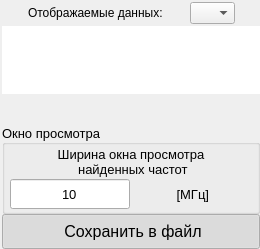
       <widget class="QWidget" name="widget_main" native="true">
        <property name="styleSheet">
         <string notr="true"/>
        </property>
        <layout class="QVBoxLayout" name="layout_main">
         <property name="spacing">
          <number>0</number>
         </property>
         <property name="leftMargin">
          <number>0</number>
         </property>
         <property name="topMargin">
          <number>0</number>
         </property>
         <property name="rightMargin">
          <number>0</number>
         </property>
         <property name="bottomMargin">
          <number>0</number>
         </property>
         <item>
          <widget class="QWidget" name="widget_main_body" native="true">
           <property name="styleSheet">
            <string notr="true"/>
           </property>
           <layout class="QHBoxLayout" name="layout__main_body" stretch="1,0">
            <property name="spacing">
             <number>0</number>
            </property>
            <property name="leftMargin">
             <number>0</number>
            </property>
            <property name="topMargin">
             <number>0</number>
            </property>
            <property name="rightMargin">
             <number>0</number>
            </property>
            <property name="bottomMargin">
             <number>0</number>
            </property>
            <item>
             <widget class="QWidget" name="widget_plotting" native="true">
              <property name="styleSheet">
               <string notr="true">QWidget{
background-color: rgb(240, 240, 240);
color: rgb(0, 0, 0);
}</string>
              </property>
              <layout class="QVBoxLayout" name="layout_plotting">
               <property name="spacing">
                <number>0</number>
               </property>
               <property name="leftMargin">
                <number>0</number>
               </property>
               <property name="topMargin">
                <number>0</number>
               </property>
               <property name="rightMargin">
                <number>0</number>
               </property>
               <property name="bottomMargin">
                <number>0</number>
               </property>
               <item>
                <widget class="QWidget" name="widget_plot_1" native="true">
                 <layout class="QVBoxLayout" name="layout_plot_1">
                  <property name="spacing">
                   <number>0</number>
                  </property>
                  <property name="leftMargin">
                   <number>0</number>
                  </property>
                  <property name="topMargin">
                   <number>0</number>
                  </property>
                  <property name="rightMargin">
                   <number>0</number>
                  </property>
                  <property name="bottomMargin">
                   <number>0</number>
                  </property>
                 </layout>
                </widget>
               </item>
              </layout>
             </widget>
            </item>
            <item>
             <widget class="QWidget" name="widget_right" native="true">
              <property name="minimumSize">
               <size>
                <width>260</width>
                <height>0</height>
               </size>
              </property>
              <property name="styleSheet">
               <string notr="true"/>
              </property>
              <layout class="QHBoxLayout" name="layout_right">
               <property name="spacing">
                <number>0</number>
               </property>
               <property name="leftMargin">
                <number>0</number>
               </property>
               <property name="topMargin">
                <number>0</number>
               </property>
               <property name="rightMargin">
                <number>0</number>
               </property>
               <property name="bottomMargin">
                <number>0</number>
               </property>
               <item>
                <widget class="QWidget" name="widget_table" native="true">
                 <property name="styleSheet">
                  <string notr="true">/* Состояние - не выбран*/
QCheckBox::indicator:unchecked {
	/* Выбор картинки*/
	image: url(:/table_checkbox/resource/table_checkbox/var2_color/no_red_24dp.svg);
}

/* Состояние -  выбран*/
QCheckBox::indicator:checked {
	/* Выбор картинки*/
	image: url(:/table_checkbox/resource/table_checkbox/var2_color/yes_green_24dp.svg);
}
</string>
                 </property>
                 <layout class="QVBoxLayout" name="layout_table">
                  <property name="spacing">
                   <number>0</number>
                  </property>
                  <property name="leftMargin">
                   <number>2</number>
                  </property>
                  <property name="topMargin">
                   <number>0</number>
                  </property>
                  <property name="rightMargin">
                   <number>0</number>
                  </property>
                  <property name="bottomMargin">
                   <number>0</number>
                  </property>
                  <item>
                   <widget class="QWidget" name="widget_table_view_mode" native="true">
                    <layout class="QHBoxLayout" name="horizontalLayout">
                     <property name="spacing">
                      <number>0</number>
                     </property>
                     <property name="leftMargin">
                      <number>2</number>
                     </property>
                     <property name="topMargin">
                      <number>2</number>
                     </property>
                     <property name="rightMargin">
                      <number>0</number>
                     </property>
                     <property name="bottomMargin">
                      <number>2</number>
                     </property>
                     <item>
                      <widget class="QLabel" name="label_text_select_table_display">
                       <property name="sizePolicy">
                        <sizepolicy hsizetype="Maximum" vsizetype="Preferred">
                         <horstretch>0</horstretch>
                         <verstretch>0</verstretch>
                        </sizepolicy>
                       </property>
                       <property name="text">
                        <string>Отображаемые данных: </string>
                       </property>
                      </widget>
                     </item>
                     <item>
                      <widget class="QComboBox" name="comboBox_select_table_view">
                       <property name="maximumSize">
                        <size>
                         <width>45</width>
                         <height>16777215</height>
                        </size>
                       </property>
                       <property name="styleSheet">
                        <string notr="true">QWidget{
selection-background-color: rgb(191, 191, 191);

}</string>
                       </property>
                       <property name="currentText">
                        <string/>
                       </property>
                       <property name="insertPolicy">
                        <enum>QComboBox::InsertAtBottom</enum>
                       </property>
                       <property name="iconSize">
                        <size>
                         <width>20</width>
                         <height>20</height>
                        </size>
                       </property>
                       <item>
                        <property name="text">
                         <string/>
                        </property>
                        <property name="icon">
                         <iconset resource="res.qrc">
                          <normaloff>:/multi_check_box/resource/multi_check_box_svg/all_24dp.svg</normaloff>:/multi_check_box/resource/multi_check_box_svg/all_24dp.svg</iconset>
                        </property>
                       </item>
                       <item>
                        <property name="text">
                         <string/>
                        </property>
                        <property name="icon">
                         <iconset resource="res.qrc">
                          <normaloff>:/multi_check_box/resource/multi_check_box_svg/undefined_24dp.svg</normaloff>:/multi_check_box/resource/multi_check_box_svg/undefined_24dp.svg</iconset>
                        </property>
                       </item>
                       <item>
                        <property name="text">
                         <string/>
                        </property>
                        <property name="icon">
                         <iconset resource="res.qrc">
                          <normaloff>:/multi_check_box/resource/multi_check_box_svg/no_24dp.svg</normaloff>:/multi_check_box/resource/multi_check_box_svg/no_24dp.svg</iconset>
                        </property>
                       </item>
                       <item>
                        <property name="text">
                         <string/>
                        </property>
                        <property name="icon">
                         <iconset resource="res.qrc">
                          <normaloff>:/multi_check_box/resource/multi_check_box_svg/yes_green_24dp.svg</normaloff>:/multi_check_box/resource/multi_check_box_svg/yes_green_24dp.svg</iconset>
                        </property>
                       </item>
                       <item>
                        <property name="text">
                         <string/>
                        </property>
                        <property name="icon">
                         <iconset resource="res.qrc">
                          <normaloff>:/multi_check_box/resource/multi_check_box_svg/yes_blue_24dp.svg</normaloff>:/multi_check_box/resource/multi_check_box_svg/yes_blue_24dp.svg</iconset>
                        </property>
                       </item>
                      </widget>
                     </item>
                    </layout>
                   </widget>
                  </item>
                  <item>
                   <widget class="QTableWidget" name="tableWidget_frequency_absorption">
                    <property name="sizePolicy">
                     <sizepolicy hsizetype="Expanding" vsizetype="Expanding">
                      <horstretch>0</horstretch>
                      <verstretch>0</verstretch>
                     </sizepolicy>
                    </property>
                    <property name="styleSheet">
                     <string notr="true"/>
                    </property>
                    <property name="frameShape">
                     <enum>QFrame::NoFrame</enum>
                    </property>
                    <property name="horizontalScrollBarPolicy">
                     <enum>Qt::ScrollBarAlwaysOff</enum>
                    </property>
                    <property name="sizeAdjustPolicy">
                     <enum>QAbstractScrollArea::AdjustToContents</enum>
                    </property>
                    <property name="editTriggers">
                     <set>QAbstractItemView::AnyKeyPressed|QAbstractItemView::EditKeyPressed</set>
                    </property>
                    <property name="tabKeyNavigation">
                     <bool>false</bool>
                    </property>
                    <property name="showDropIndicator" stdset="0">
                     <bool>false</bool>
                    </property>
                    <property name="dragDropOverwriteMode">
                     <bool>false</bool>
                    </property>
                    <property name="selectionMode">
                     <enum>QAbstractItemView::SingleSelection</enum>
                    </property>
                    <property name="selectionBehavior">
                     <enum>QAbstractItemView::SelectRows</enum>
                    </property>
                    <property name="iconSize">
                     <size>
                      <width>0</width>
                      <height>0</height>
                     </size>
                    </property>
                    <property name="showGrid">
                     <bool>true</bool>
                    </property>
                    <property name="sortingEnabled">
                     <bool>false</bool>
                    </property>
                    <property name="rowCount">
                     <number>0</number>
                    </property>
                    <property name="columnCount">
                     <number>0</number>
                    </property>
                    <attribute name="horizontalHeaderCascadingSectionResizes">
                     <bool>false</bool>
                    </attribute>
                    <attribute name="horizontalHeaderShowSortIndicator" stdset="0">
                     <bool>false</bool>
                    </attribute>
                    <attribute name="horizontalHeaderStretchLastSection">
                     <bool>false</bool>
                    </attribute>
                   </widget>
                  </item>
                  <item>
                   <widget class="QWidget" name="widget_bottom" native="true">
                    <property name="sizePolicy">
                     <sizepolicy hsizetype="Preferred" vsizetype="Preferred">
                      <horstretch>0</horstretch>
                      <verstretch>0</verstretch>
                     </sizepolicy>
                    </property>
                    <property name="minimumSize">
                     <size>
                      <width>0</width>
                      <height>0</height>
                     </size>
                    </property>
                    <property name="styleSheet">
                     <string notr="true"/>
                    </property>
                    <layout class="QVBoxLayout" name="layout_bottom">
                     <property name="spacing">
                      <number>0</number>
                     </property>
                     <property name="sizeConstraint">
                      <enum>QLayout::SetDefaultConstraint</enum>
                     </property>
                     <property name="leftMargin">
                      <number>0</number>
                     </property>
                     <property name="topMargin">
                      <number>0</number>
                     </property>
                     <property name="rightMargin">
                      <number>0</number>
                     </property>
                     <property name="bottomMargin">
                      <number>0</number>
                     </property>
                     <item>
                      <widget class="QLabel" name="label_statistics_on_selected_frequencies">
                       <property name="sizePolicy">
                        <sizepolicy hsizetype="Preferred" vsizetype="Fixed">
                         <horstretch>0</horstretch>
                         <verstretch>0</verstretch>
                        </sizepolicy>
                       </property>
                       <property name="minimumSize">
                        <size>
                         <width>0</width>
                         <height>30</height>
                        </size>
                       </property>
                       <property name="styleSheet">
                        <string notr="true"/>
                       </property>
                       <property name="text">
                        <string/>
                       </property>
                      </widget>
                     </item>
                     <item>
                      <widget class="QGroupBox" name="groupBox_window_view">
                       <property name="minimumSize">
                        <size>
                         <width>0</width>
                         <height>90</height>
                        </size>
                       </property>
                       <property name="maximumSize">
                        <size>
                         <width>16777215</width>
                         <height>16777215</height>
                        </size>
                       </property>
                       <property name="sizeIncrement">
                        <size>
                         <width>0</width>
                         <height>0</height>
                        </size>
                       </property>
                       <property name="baseSize">
                        <size>
                         <width>0</width>
                         <height>0</height>
                        </size>
                       </property>
                       <property name="font">
                        <font>
                         <family>MS Shell Dlg 2</family>
                         <pointsize>10</pointsize>
                         <weight>50</weight>
                         <italic>false</italic>
                         <bold>false</bold>
                        </font>
                       </property>
                       <property name="cursor">
                        <cursorShape>ArrowCursor</cursorShape>
                       </property>
                       <property name="mouseTracking">
                        <bool>false</bool>
                       </property>
                       <property name="tabletTracking">
                        <bool>false</bool>
                       </property>
                       <property name="styleSheet">
                        <string notr="true"/>
                       </property>
                       <property name="title">
                        <string>Окно просмотра</string>
                       </property>
                       <property name="alignment">
                        <set>Qt::AlignLeading|Qt::AlignLeft|Qt::AlignVCenter</set>
                       </property>
                       <property name="flat">
                        <bool>true</bool>
                       </property>
                       <property name="checkable">
                        <bool>false</bool>
                       </property>
                       <layout class="QVBoxLayout" name="layout_frequency_range_3">
                        <property name="spacing">
                         <number>0</number>
                        </property>
                        <property name="leftMargin">
                         <number>5</number>
                        </property>
                        <property name="topMargin">
                         <number>0</number>
                        </property>
                        <property name="rightMargin">
                         <number>5</number>
                        </property>
                        <property name="bottomMargin">
                         <number>0</number>
                        </property>
                        <item>
                         <widget class="QLabel" name="label_text_window_width">
                          <property name="text">
                           <string>Ширина окна просмотра 
 найденных частот</string>
                          </property>
                          <property name="alignment">
                           <set>Qt::AlignCenter</set>
                          </property>
                         </widget>
                        </item>
                        <item>
                         <widget class="QWidget" name="widget_input_window_view" native="true">
                          <property name="sizePolicy">
                           <sizepolicy hsizetype="Ignored" vsizetype="Preferred">
                            <horstretch>0</horstretch>
                            <verstretch>0</verstretch>
                           </sizepolicy>
                          </property>
                          <property name="minimumSize">
                           <size>
                            <width>0</width>
                            <height>30</height>
                           </size>
                          </property>
                          <property name="styleSheet">
                           <string notr="true"/>
                          </property>
                          <layout class="QHBoxLayout" name="layout_start_range_8">
                           <property name="spacing">
                            <number>0</number>
                           </property>
                           <property name="sizeConstraint">
                            <enum>QLayout::SetDefaultConstraint</enum>
                           </property>
                           <property name="leftMargin">
                            <number>0</number>
                           </property>
                           <property name="topMargin">
                            <number>0</number>
                           </property>
                           <property name="rightMargin">
                            <number>0</number>
                           </property>
                           <property name="bottomMargin">
                            <number>0</number>
                           </property>
                           <item>
                            <widget class="QLineEdit" name="lineEdit_window_width">
                             <property name="enabled">
                              <bool>true</bool>
                             </property>
                             <property name="sizePolicy">
                              <sizepolicy hsizetype="Maximum" vsizetype="Fixed">
                               <horstretch>0</horstretch>
                               <verstretch>0</verstretch>
                              </sizepolicy>
                             </property>
                             <property name="minimumSize">
                              <size>
                               <width>0</width>
                               <height>30</height>
                              </size>
                             </property>
                             <property name="maximumSize">
                              <size>
                               <width>120</width>
                               <height>30</height>
                              </size>
                             </property>
                             <property name="styleSheet">
                              <string notr="true"/>
                             </property>
                             <property name="text">
                              <string notr="true">10</string>
                             </property>
                             <property name="maxLength">
                              <number>10</number>
                             </property>
                             <property name="alignment">
                              <set>Qt::AlignCenter</set>
                             </property>
                             <property name="dragEnabled">
                              <bool>false</bool>
                             </property>
                            </widget>
                           </item>
                           <item>
                            <widget class="QLabel" name="label_text_units_window_width">
                             <property name="sizePolicy">
                              <sizepolicy hsizetype="Minimum" vsizetype="Preferred">
                               <horstretch>0</horstretch>
                               <verstretch>0</verstretch>
                              </sizepolicy>
                             </property>
                             <property name="minimumSize">
                              <size>
                               <width>0</width>
                               <height>30</height>
                              </size>
                             </property>
                             <property name="styleSheet">
                              <string notr="true"/>
                             </property>
                             <property name="text">
                              <string> [МГц]</string>
                             </property>
                             <property name="alignment">
                              <set>Qt::AlignCenter</set>
                             </property>
                            </widget>
                           </item>
                          </layout>
                         </widget>
                        </item>
                       </layout>
                      </widget>
                     </item>
                     <item>
                      <widget class="QPushButton" name="pushButton_save_table_to_file">
                       <property name="sizePolicy">
                        <sizepolicy hsizetype="Minimum" vsizetype="Fixed">
                         <horstretch>0</horstretch>
                         <verstretch>0</verstretch>
                        </sizepolicy>
                       </property>
                       <property name="minimumSize">
                        <size>
                         <width>0</width>
                         <height>35</height>
                        </size>
                       </property>
                       <property name="maximumSize">
                        <size>
                         <width>16777215</width>
                         <height>35</height>
                        </size>
                       </property>
                       <property name="font">
                        <font>
                         <pointsize>12</pointsize>
                        </font>
                       </property>
                       <property name="cursor">
                        <cursorShape>PointingHandCursor</cursorShape>
                       </property>
                       <property name="accessibleDescription">
                        <string/>
                       </property>
                       <property name="layoutDirection">
                        <enum>Qt::LeftToRight</enum>
                       </property>
                       <property name="autoFillBackground">
                        <bool>false</bool>
                       </property>
                       <property name="styleSheet">
                        <string notr="true">QPushButton {
	image: url(:/general_black_ui/resource/general_black_ui/save_24dp_white.svg);
    image-position: left center;
	padding-top: 2px; /* Отступ сверху */
    padding-bottom: 2px; /* Отступ снизу */
    padding-left: 4px; /* Отступ слева для симметрии */
}</string>
                       </property>
                       <property name="text">
                        <string>Сохранить в файл</string>
                       </property>
                       <property name="iconSize">
                        <size>
                         <width>0</width>
                         <height>0</height>
                        </size>
                       </property>
                       <property name="checkable">
                        <bool>true</bool>
                       </property>
                       <property name="checked">
                        <bool>true</bool>
                       </property>
                       <property name="autoRepeat">
                        <bool>false</bool>
                       </property>
                       <property name="autoExclusive">
                        <bool>false</bool>
                       </property>
                       <property name="default">
                        <bool>false</bool>
                       </property>
                       <property name="flat">
                        <bool>false</bool>
                       </property>
                      </widget>
                     </item>
                    </layout>
                   </widget>
                  </item>
                 </layout>
                </widget>
               </item>
              </layout>
             </widget>
            </item>
           </layout>
          </widget>
         </item>
        </layout>
       </widget>
